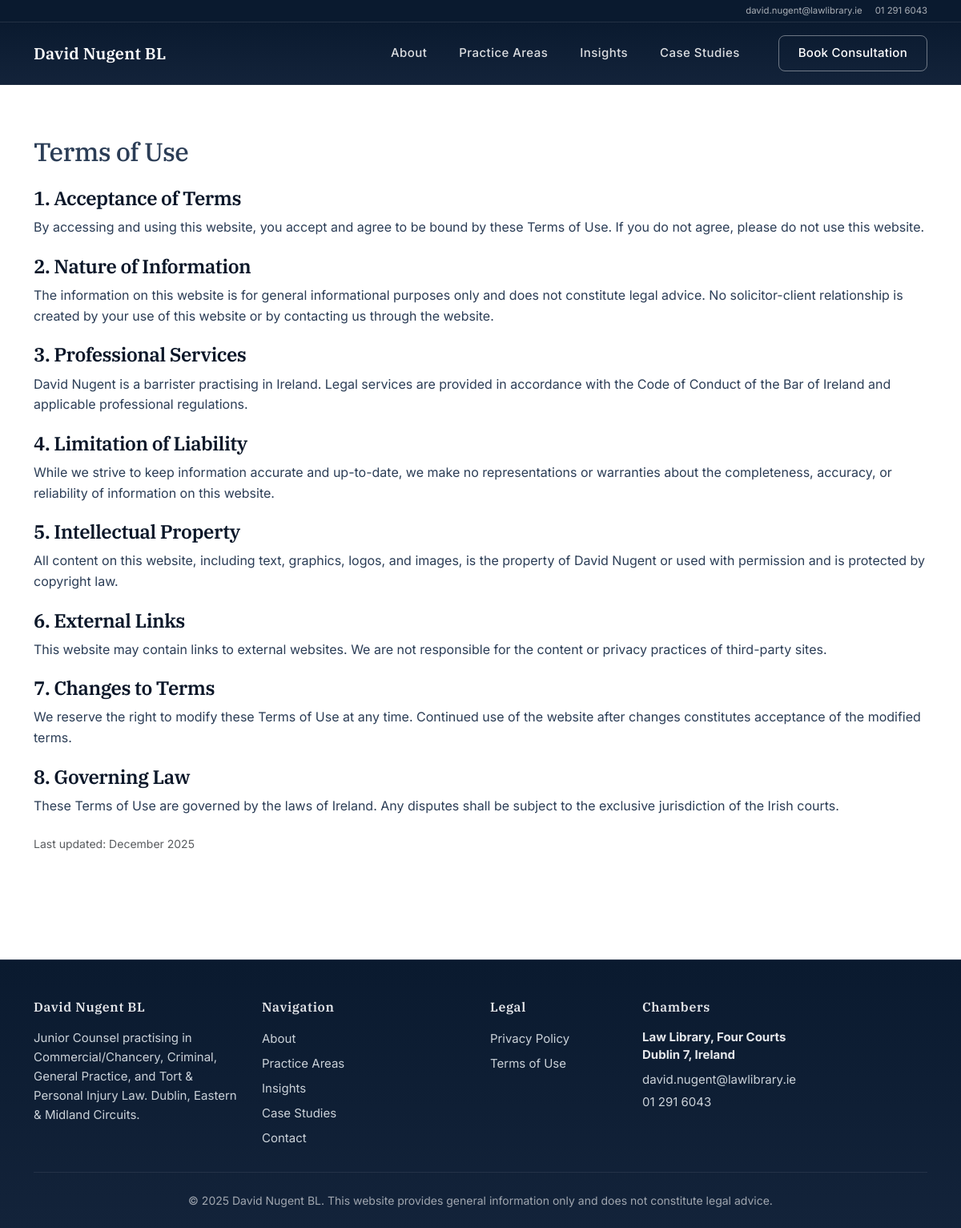
The app's page /terms/ with its own data.
### pages/models.py (models this page shows, shortened)
class TimeStamped(models.Model):
    created_at = models.DateTimeField(auto_now_add=True)
    updated_at = models.DateTimeField(auto_now=True)
    class Meta:
        abstract = True

class SitePage(TimeStamped):
    slug = models.SlugField(unique=True, help_text="about, privacy, terms")
    title = models.CharField(max_length=180)
    body = RichTextField(blank=True)
    hero_image = models.ImageField(upload_to="pages/", blank=True)
    @classmethod
    def get_or_create_page(cls, slug, title, body=""):
        page, created = cls.objects.get_or_create(
            slug=slug,
            defaults={"title": title, "body": body}
        )
        return page

### pages/views.py (the view)
# urls.py: path("terms/", views.terms, name="terms"),
def terms(request):
    page = SitePage.get_or_create_page(
        slug="terms",
        title="Terms of Use",
        body="<p>This is a placeholder terms of use. Please update this content from the Owner area.</p>"
    )
    return render(request, "SitePages/terms.html", {"page": page})

### pages/context_processors.py (called while the page is built)
def assistant_enabled(request):
    return {
        'ASSISTANT_ENABLED': settings.ASSISTANT_ENABLED
    }

### Templates/SitePages/terms.html (shortened to what this page needs)
{% extends "base.html" %}
{% block content %}
<section class="section-pad">
  <div class="container">
    <h1 class="h2 mb-4">{{ page.title }}</h1>
    <div class="content">
      {{ page.body|safe }}
    </div>
  </div>
</section>
{% endblock %}

### static/css/site.css (style rules this page uses)
:root { --navy-900:#0a1628; --navy-800:#0f1f35; --navy-700:#1a2f4a; --navy-600:#264261; --ink-700:#2b3d56; --ink-600:#4a5d7a; --ink-500:#6b7a93; --ink-400:#8b98ae; --cta:#2878e8; --cta-hover:#1a66d1; --bg:#fafbfd; --white:#ffffff; --border-light:#e7ecf3; --border-lighter:#f1f4f8; }
html { scroll-behavior: smooth; }
body { font-family: 'Inter', -apple-system, BlinkMacSystemFont, 'Segoe UI', sans-serif; font-size: 16px; line-height: 1.7; color: var(--ink-700); -webkit-font-smoothing: antialiased; -moz-osx-font-smoothing: grayscale; }
body.bg-body { background: var(--bg); }
h1, h2, h3, h4, h5, h6, .display-1, .display-2, .display-3, .display-4, .display-5, .display-6 { font-family: 'IBM Plex Serif', Georgia, serif; font-weight: 600; letter-spacing: -0.02em; color: var(--navy-900); line-height: 1.3; }
h1 { font-size: 2.25rem; font-weight: 600; }
h3 { font-size: 1.5rem; font-weight: 600; }
p { margin-bottom: 1.25rem; line-height: 1.6; }
.section-pad { padding: 4rem 0; }

### records on screen
SitePage: title "Terms of Use", body "1. Acceptance of Terms By accessing and using this website, you accept and agree to be bound by these Terms of Use. If you do not agree, please do not use this website. 2. Nature of Information The information on this website is for general informational purposes only and does not constitute legal advice. No solicitor-client relationship is created by your use of this website or by contacting us through the website. 3. Professional Services David Nugent is a barrister practising in Ireland. Legal services are provided in accordance with the Code of Conduct of the Bar of Ireland and applicable professional regulations. 4. Limitation of Liability While we strive to keep information accurate…"
